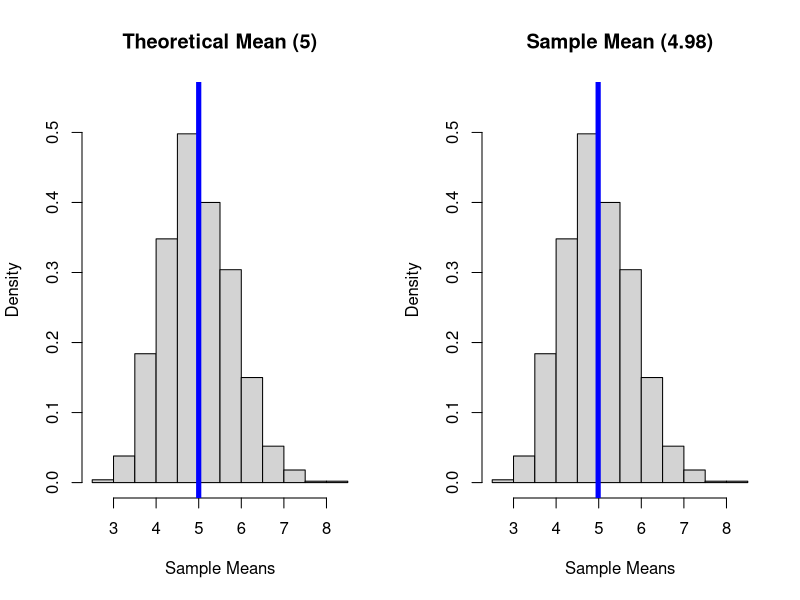
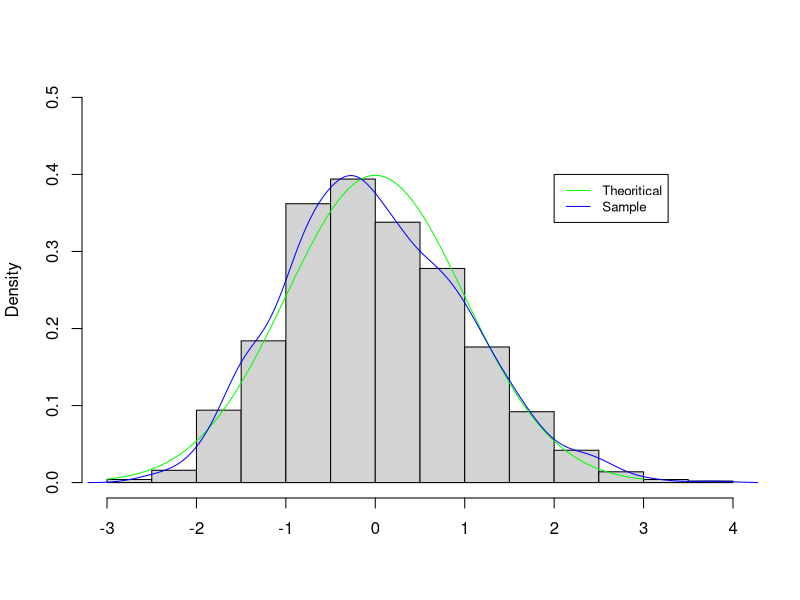

Here is the R script that generated these plots, in order:
## ---- chunk 1
#setting working directory
setwd("C:/Data/devtools/Git/StatsInfer_PeerAssessment1")
set.seed(1000)

lambda <- 0.2       
nex    <- 40   
sims   <- 1000 

#data frame with sumulated data
dfrm <- NULL
dfrm <- data.frame(mean=numeric(sims))
# Getting the mean of simulated data
for (i in 1:sims) {
        explmda   <- rexp(nex, lambda) 
        dfrm[i,1] <- mean(explmda) 
}
## ---- chunk 2
#Theoritical mean
thmn <-1/lambda  
thmn
#Sample mean
smpmn <-mean(dfrm$mean) 
smpmn
## ---- chunk 3
# ploting the sample & theoretical means
par(mfrow=c(1,2))
hist(dfrm$mean,probability=T,main='Theoretical Mean (5)',ylim=c(0,0.55),xlab='Sample Means')
abline(v=thmn,col='blue',lwd=5)
hist(dfrm$mean,probability=T,main=paste('Sample Mean (4.98)'),ylim=c(0,0.55),xlab='Sample Means')
abline(v=smpmn,col='blue',lwd=5)
## ---- chunk 4
thvar <-((1/lambda)^2)/nex #theoretical variance
thvar
smvar <- var(dfrm$mean)  #sample variance 
smvar
## ---- chunk 5

par(mfrow=c(1,1))
hist(scale(dfrm$mean),probability=T,main='',ylim=c(0,0.5),xlab='')
curve(dnorm(x,0,1),-3,3, col='green',add=T)
lines(density(scale(dfrm$mean)),col='blue')
legend(2,0.4,c('Theoritical','Sample'),cex=0.8,col=c('green','blue'),lty=1)
